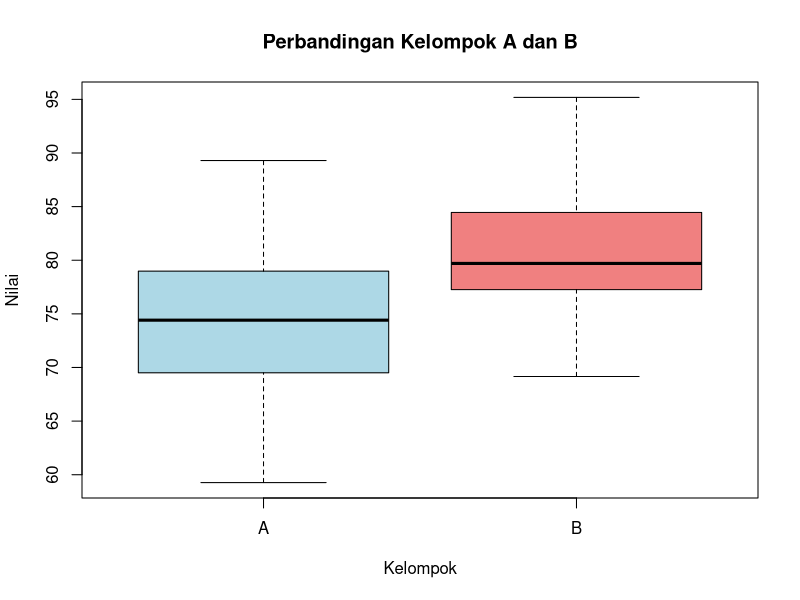

Write R code to recreate this figure.
cat("=== CONTOH PROGRAM 2: UJI HIPOTESIS DUA SAMPEL ===\n\n")

set.seed(123)
kelompok_A <- rnorm(30, mean = 75, sd = 8)
kelompok_B <- rnorm(35, mean = 80, sd = 7)
cat("STATISTIK DESKRIPTIF:\n")
cat("Kelompok A - n:", length(kelompok_A), 
    ", Mean:", round(mean(kelompok_A), 2),
    ", SD:", round(sd(kelompok_A), 2), "\n")
cat("Kelompok B - n:", length(kelompok_B), 
    ", Mean:", round(mean(kelompok_B), 2),
    ", SD:", round(sd(kelompok_B), 2), "\n")

var_test <- var.test(kelompok_A, kelompok_B)
cat("\nUJI KESAMAAN VARIANS (F-test):\n")
cat("F-statistic:", round(var_test$statistic, 4), "\n")
cat("p-value:", round(var_test$p.value, 4), "\n")
cat("Kesimpulan varians:", ifelse(var_test$p.value > 0.05, 
                                  "Varians sama", 
                                  "Varians berbeda"), "\n")

equal_var <- var_test$p.value > 0.05
t_test <- t.test(kelompok_A, kelompok_B, var.equal = equal_var)

cat("Hipotesis: H0: μA = μB vs H1: μA ≠ μB\n")
cat("t-statistic:", round(t_test$statistic, 4), "\n")
cat("df:", round(t_test$parameter, 0), "\n")
cat("p-value:", round(t_test$p.value, 4), "\n")
cat("95% CI selisih mean: [", 
    round(t_test$conf.int[1], 2), ", ", 
    round(t_test$conf.int[2], 2), "]\n")
cat("Kesimpulan:", ifelse(t_test$p.value < 0.05, 
                          "Tolak H0 - Ada perbedaan signifikan", 
                          "Terima H0 - Tidak ada perbedaan signifikan"), "\n")
data_gabungan <- data.frame(
  nilai = c(kelompok_A, kelompok_B),
  kelompok = c(rep("A", length(kelompok_A)), rep("B", length(kelompok_B)))
)

boxplot(nilai ~ kelompok, data = data_gabungan,
        main = "Perbandingan Kelompok A dan B",
        xlab = "Kelompok",
        ylab = "Nilai",
        col = c("lightblue", "lightcoral"))

cat("\nRINGKASAN ANALISIS:\n")
cat("Perbedaan mean:", round(mean(kelompok_B) - mean(kelompok_A), 2), "\n")
cat("Effect size (Cohen's d):", 
    round((mean(kelompok_B) - mean(kelompok_A)) / 
            sqrt(((length(kelompok_A)-1)*var(kelompok_A) + 
                    (length(kelompok_B)-1)*var(kelompok_B)) / 
                   (length(kelompok_A) + length(kelompok_B) - 2)), 2), "\n")